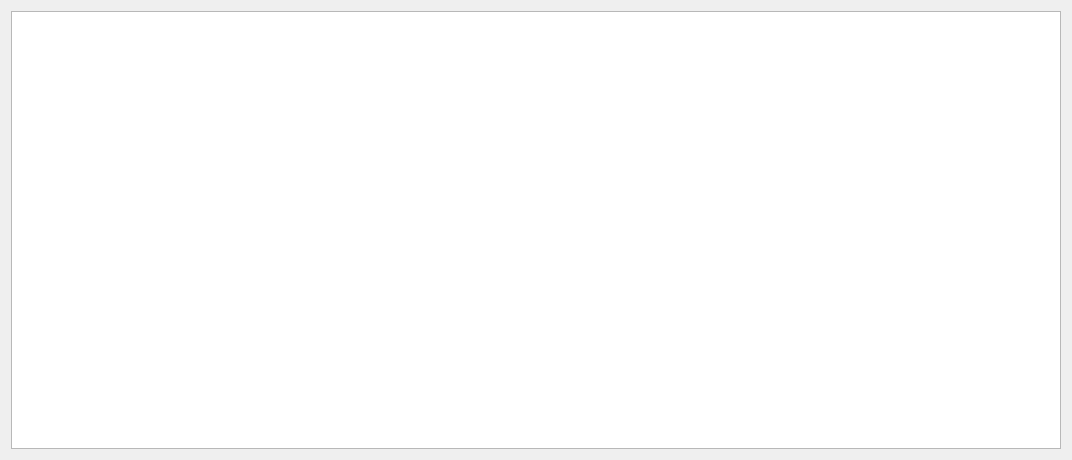
<?xml version="1.0" encoding="UTF-8"?>
<ui version="4.0">
 <class>Dialog</class>
 <widget class="QDialog" name="Dialog">
  <property name="geometry">
   <rect>
    <x>0</x>
    <y>0</y>
    <width>1072</width>
    <height>460</height>
   </rect>
  </property>
  <property name="windowTitle">
   <string>Ошибка</string>
  </property>
  <layout class="QGridLayout" name="gridLayout">
   <item row="0" column="0">
    <widget class="QTextBrowser" name="textBrowser"/>
   </item>
  </layout>
 </widget>
 <resources/>
 <connections/>
</ui>
